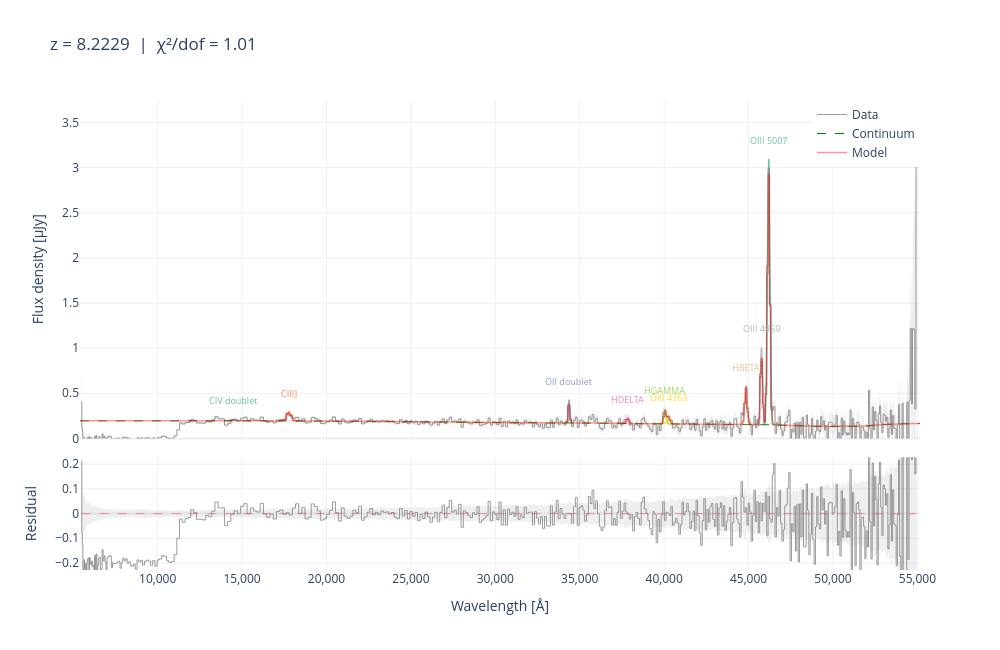

The notebook cell this image was saved under:
### Code cell
fig_interactive = jwspecfit.plot_fit_interactive(result)
fig_interactive.show()
